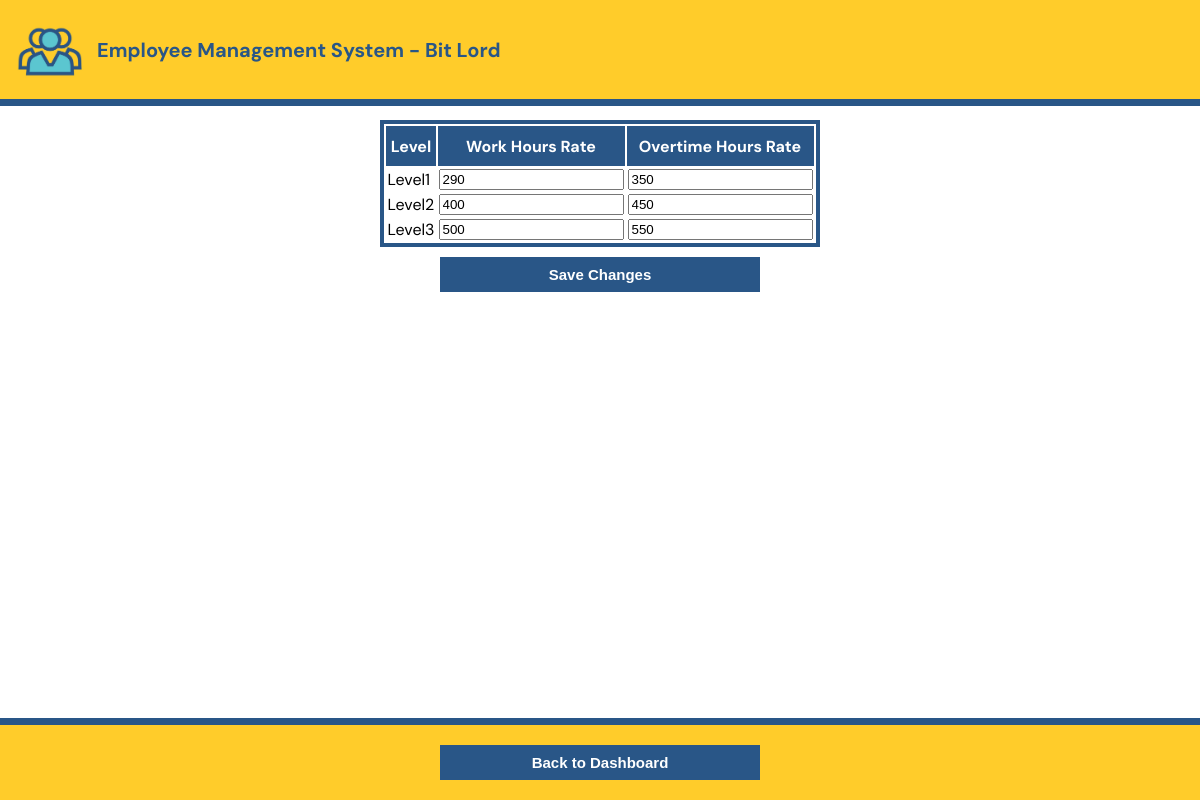
/admin/salaryRate.php, run on the app's committed database.
### tables this page shows
CREATE TABLE `salaryrate` (
  `level` varchar(255) NOT NULL,
  `workHoursRate` int(255) NOT NULL,
  `overTimeHoursRate` int(255) NOT NULL
);

### admin/salaryRate.php (the view, shortened to what this page needs)
<?php
include_once("../script/header.php");
include_once("../conf/conf.php");
$query = "SELECT * FROM salaryrate";
$result = mysqli_query($conn, $query);
?>
<!DOCTYPE html>
<html lang="en" class="conthtml">
<head>
    <link rel="stylesheet" href="../style/style.css">
</head>
<body class="contbody">
<?php include_once("../script/header.php"); ?>
<div class="container2">
    <form method="post">
        <table class="tbl">
            <tr class="tblHead">
                <th>Level</th>
                <th>Work Hours Rate</th>
                <th>Overtime Hours Rate</th>
            </tr>
            <?php
            while ($row = mysqli_fetch_assoc($result)) {
                echo "<tr>";
                echo "<td>{$row['level']}</td>";
                echo "<td><input type='number' name='data[{$row['level']}][workHoursRate]' value='{$row['workHoursRate']}'></td>";
                echo "<td><input type='number' name='data[{$row['level']}][overTimeHoursRate]' value='{$row['overTimeHoursRate']}'></td>";
                echo "</tr>";
            }
            ?>
        </table>
        <input type="submit" value="Save Changes" class="btn">
    </form>
</div>
<footer class="footer">
    <div class="container2">
        <a href="adminDashboard.php"><button class="btn">Back to Dashboard</button></a>
    </div>
</footer>
</body>
</html>

### style/style.css (style rules this page uses)
body { font-family: 'DM Sans', sans-serif; }
.footer { position: fixed; left: 0; bottom: 0; width: 100%; background-color: #c2c2c2; text-align: center; background-color: #FFCC2A; border-top: 7px solid #295687; }
.contbody { justify-content: center; align-items: center; margin-top: 120px; }
.container2 { margin: 10px auto; display: flex; flex-wrap: wrap; justify-content: center; align-items: center; text-align: center; max-width: 1000px; color: #295687; }
a { text-decoration: none; color: inherit; background: none; border: none; }
form { text-align: center; }
.btn { width: 320px; height: 35px; margin: 10px; font-size: 15px; font-weight: 600; border: 3px solid #295687; background: #295687; color: #FFF; }
.tbl { width: 100%; border: 4px solid #295687; }
.tblHead { height: 40px; background-color: #295687; color: #FFF; }

### data on the page
salaryrate: level "Level1", workHoursRate "290", overTimeHoursRate "350"
salaryrate: level "Level2", workHoursRate "400", overTimeHoursRate "450"
salaryrate: level "Level3", workHoursRate "500", overTimeHoursRate "550"
